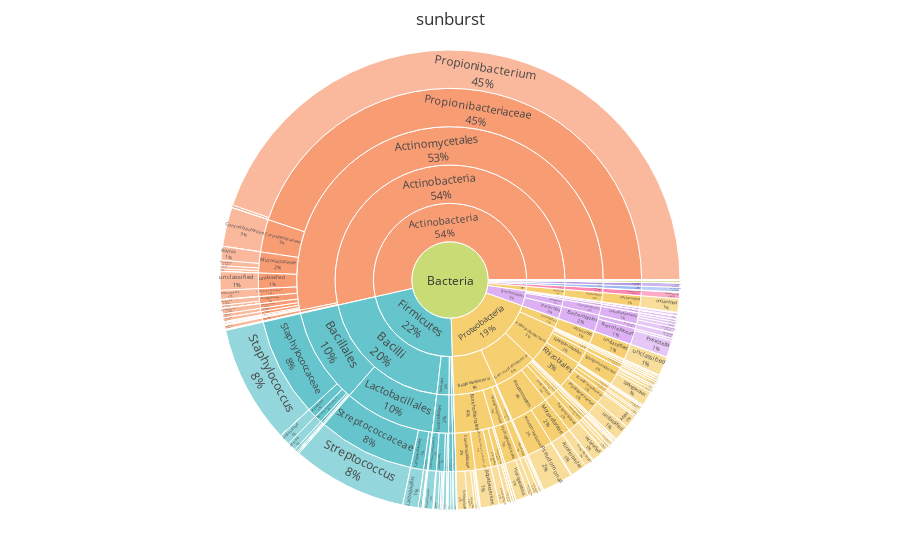

The notebook cell saved with this chart:
### Code cell
#Figure 4 : Sunburst
#modéliser la présence des espèces par leur expression dans chacune des conditions

sample_choice = ['Door1','Door2','FaucetHandle1','FaucetHandle2','SinkFloor1','SinkFloor2','Soap Dispenser','Stall','ToiletFloor1','ToiletFloor2','ToiletFlushHandle1','ToiletFlushHandle2','ToiletSeat1','ToiletSeat2']
sample = sample_choice[0]
fig = px.sunburst(data, path=['Domaine','Embranchement','Classe','Ordre','Famille','Genre'], 
                  values=round((data[sample]/sum(data[sample]))*100,2),
                  color='Embranchement', branchvalues='total',template='ggplot2',title='sunburst',
                  color_discrete_sequence=px.colors.qualitative.Pastel)
fig.update_traces(textinfo='label+percent entry')
fig.update_layout(margin=dict(t=50,l=0,r=0,b=50))
fig.show()

### Figure 1 — Plotly figure (JSON) as saved in the notebook; plotly's stock layout.template omitted (floating-point values rounded to 4 significant figures; data arrays with more than 128 entries replaced by an {"elided": "..."} marker saying what was removed)
{"data": [{"branchvalues": "total", "customdata": {"elided": "816x1 str values"}, "domain": {"x": [0, 1], "y": [0, 1]}, "hovertemplate": "labels=%{label}<br>value=%{value}<br>parent=%{parent}<br>id=%{id}<br>Embranchement=%{customdata[0]}<extra></extra>", "ids": {"elided": "816 str values"}, "labels": {"elided": "816 str values"}, "marker": {"colors": {"elided": "816 str values"}}, "name": "", "parents": {"elided": "816 str values"}, "textinfo": "label+percent entry", "type": "sunburst", "values": {"elided": "816 float values"}}], "layout": {"legend": {"tracegroupgap": 0}, "margin": {"b": 50, "l": 0, "r": 0, "t": 50}, "sunburstcolorway": ["rgb(102, 197, 204)", "rgb(246, 207, 113)", "rgb(248, 156, 116)", "rgb(220, 176, 242)", "rgb(135, 197, 95)", "rgb(158, 185, 243)", "rgb(254, 136, 177)", "rgb(201, 219, 116)", "rgb(139, 224, 164)", "rgb(180, 151, 231)", "rgb(179, 179, 179)"], "title": {"text": "sunburst"}}}
